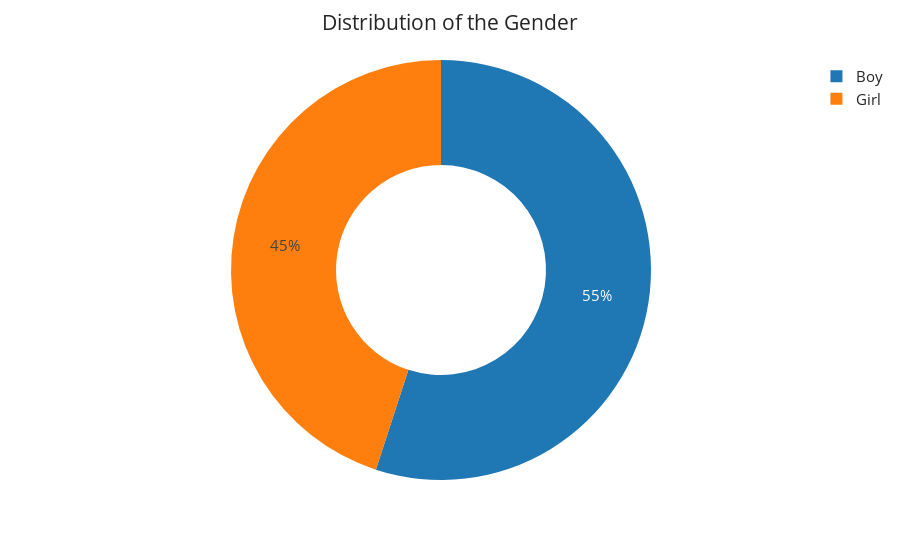
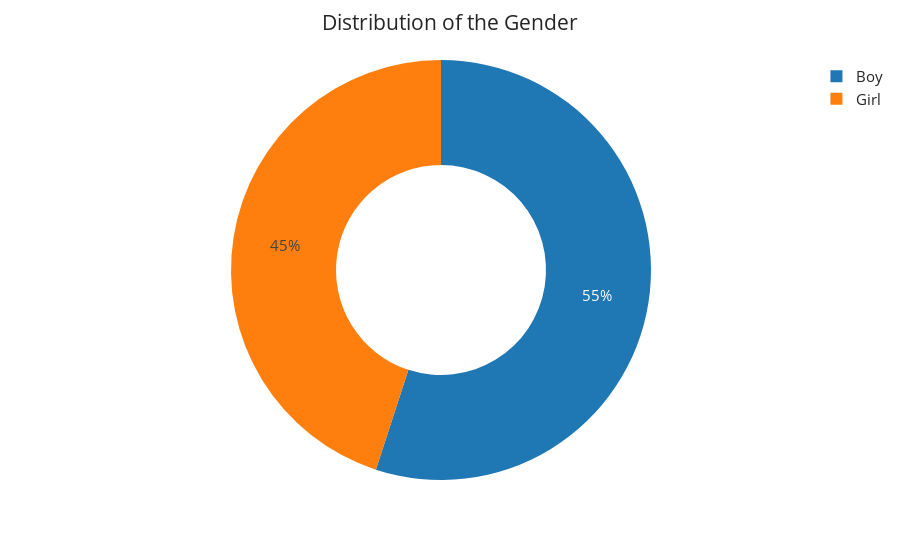
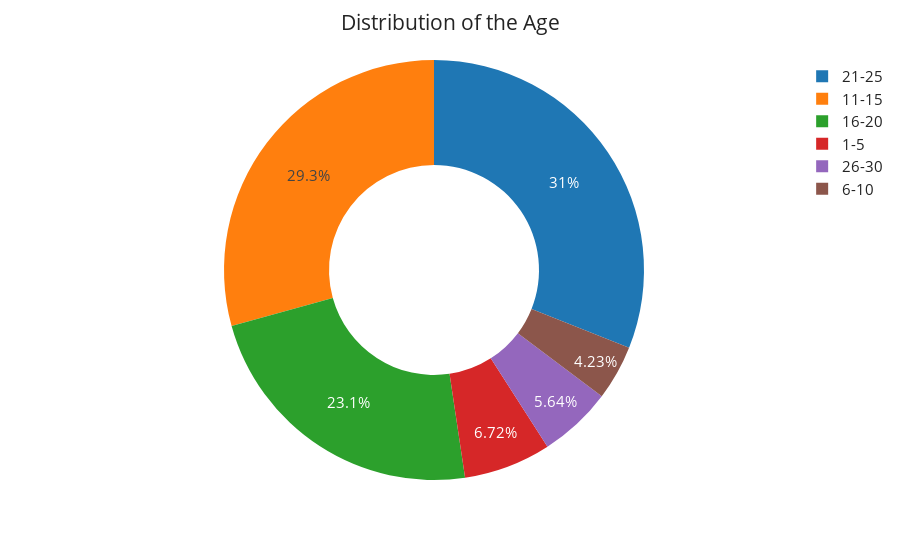
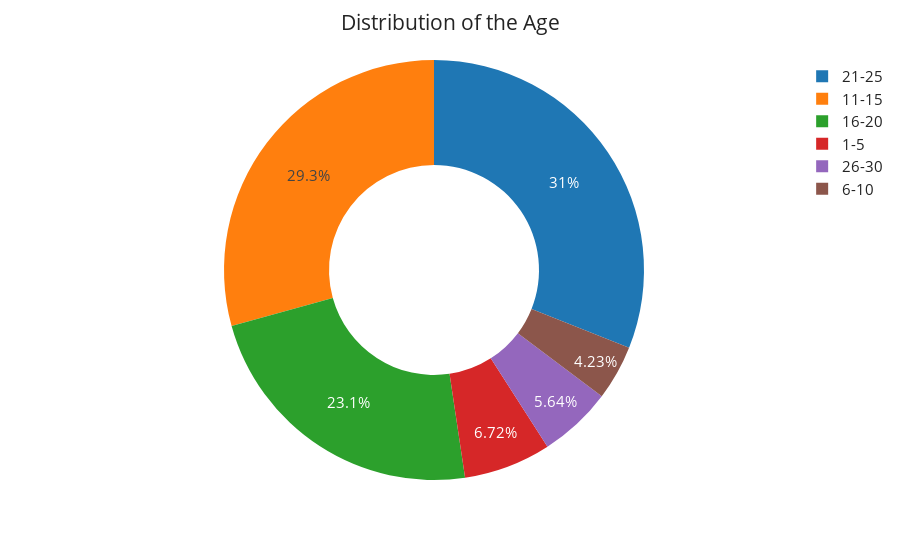

These figures' notebook cell, in order:
### Markdown cell above
#### Ploting Pie Charts for each feature

### Code cell
for i in col:
    fig=px.pie(values=students_dataset[i].value_counts(),names=students_dataset[i].value_counts().index,template='simple_white',hole=0.5)
    fig.update_layout(title_text='Distribution of the '+i,title_x=0.5,font_size=15)
    fig.show()

### Figure 1 — Plotly figure (JSON) as saved in the notebook; plotly's stock layout.template omitted (floating-point values rounded to 4 significant figures)
{"data": [{"domain": {"x": [0, 1], "y": [0, 1]}, "hole": 0.5, "hovertemplate": "label=%{label}<br>value=%{value}<extra></extra>", "labels": ["Boy", "Girl"], "legendgroup": "", "name": "", "showlegend": true, "type": "pie", "values": [663, 542]}], "layout": {"font": {"size": 15}, "legend": {"tracegroupgap": 0}, "margin": {"t": 60}, "title": {"text": "Distribution of the Gender", "x": 0.5}}}

### Figure 2 — Plotly figure (JSON) as saved in the notebook; plotly's stock layout.template omitted (floating-point values rounded to 4 significant figures)
{"data": [{"domain": {"x": [0, 1], "y": [0, 1]}, "hole": 0.5, "hovertemplate": "label=%{label}<br>value=%{value}<extra></extra>", "labels": ["Boy", "Girl"], "legendgroup": "", "name": "", "showlegend": true, "type": "pie", "values": [663, 542]}], "layout": {"font": {"size": 15}, "legend": {"tracegroupgap": 0}, "margin": {"t": 60}, "title": {"text": "Distribution of the Gender", "x": 0.5}}}

### Figure 3 — Plotly figure (JSON) as saved in the notebook; plotly's stock layout.template omitted (floating-point values rounded to 4 significant figures)
{"data": [{"domain": {"x": [0, 1], "y": [0, 1]}, "hole": 0.5, "hovertemplate": "label=%{label}<br>value=%{value}<extra></extra>", "labels": ["21-25", "11-15", "16-20", "1-5", "26-30", "6-10"], "legendgroup": "", "name": "", "showlegend": true, "type": "pie", "values": [374, 353, 278, 81, 68, 51]}], "layout": {"font": {"size": 15}, "legend": {"tracegroupgap": 0}, "margin": {"t": 60}, "title": {"text": "Distribution of the Age", "x": 0.5}}}

### Figure 4 — Plotly figure (JSON) as saved in the notebook; plotly's stock layout.template omitted (floating-point values rounded to 4 significant figures)
{"data": [{"domain": {"x": [0, 1], "y": [0, 1]}, "hole": 0.5, "hovertemplate": "label=%{label}<br>value=%{value}<extra></extra>", "labels": ["21-25", "11-15", "16-20", "1-5", "26-30", "6-10"], "legendgroup": "", "name": "", "showlegend": true, "type": "pie", "values": [374, 353, 278, 81, 68, 51]}], "layout": {"font": {"size": 15}, "legend": {"tracegroupgap": 0}, "margin": {"t": 60}, "title": {"text": "Distribution of the Age", "x": 0.5}}}
